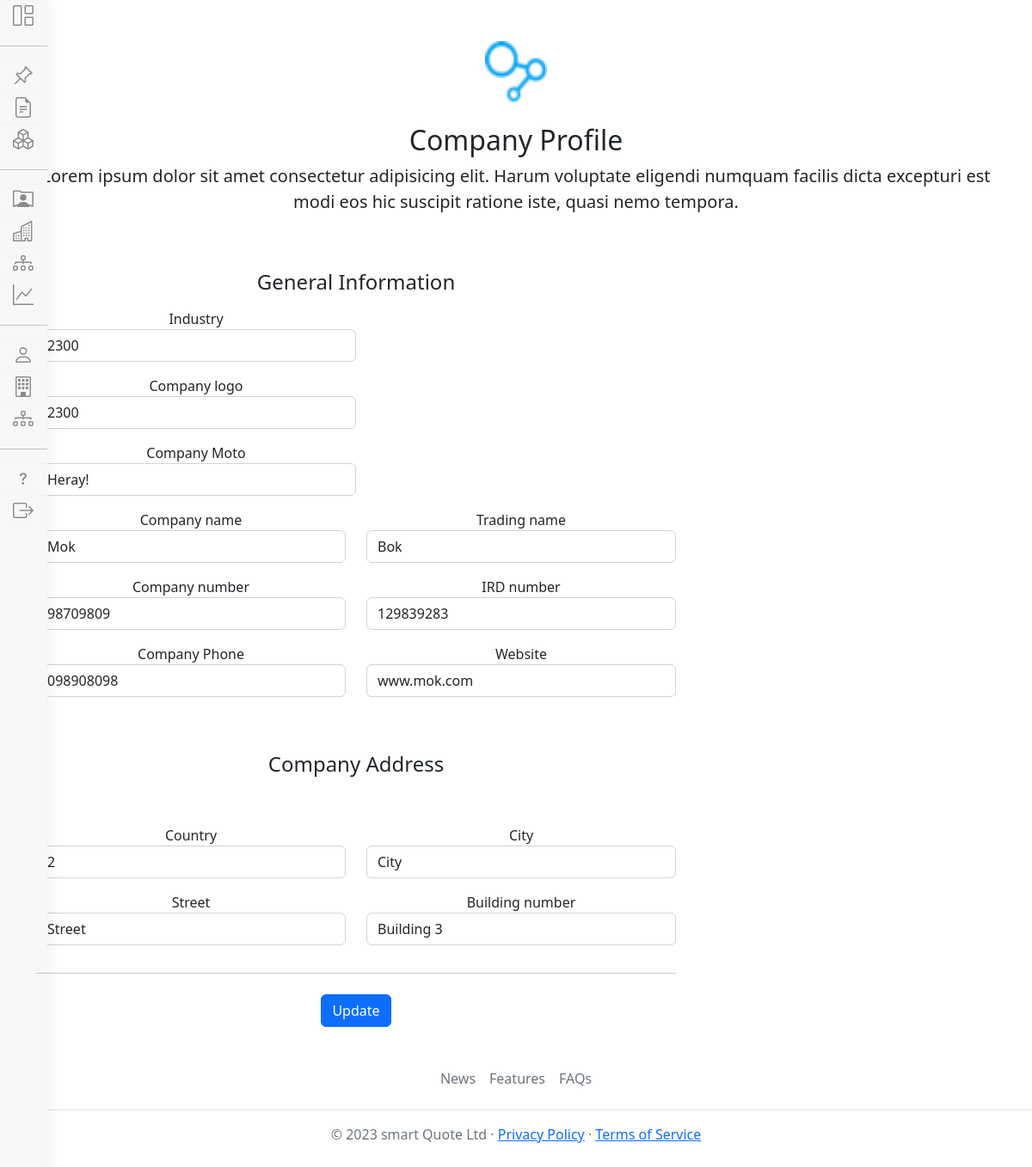
The app's page /company (signed in) with its own data.
### tables this page shows
CREATE TABLE `companies` (
  `id` int NOT NULL AUTO_INCREMENT,
  `name` varchar(45) NOT NULL,
  `trading_name` varchar(128) DEFAULT NULL,
  `company_number` varchar(15) DEFAULT NULL,
  `ird_number` varchar(15) DEFAULT NULL,
  `website` varchar(64) DEFAULT NULL,
  `email` varchar(64) DEFAULT NULL,
  `phone` varchar(45) DEFAULT NULL,
  `industry_id` varchar(4) NOT NULL,
  `address_country_id` int DEFAULT NULL,
  `address_city` varchar(45) DEFAULT NULL,
  `address_street` varchar(45) DEFAULT NULL,
  `address_building` varchar(45) DEFAULT NULL,
  `address_zip` varchar(12) DEFAULT NULL,
  `logo` varchar(255) DEFAULT NULL,
  `motto` text(255) DEFAULT NULL,
  `description` text(255) DEFAULT NULL,
  `creation_at` DATETIME DEFAULT CURRENT_TIMESTAMP,
  `modification_at` DATETIME ON UPDATE CURRENT_TIMESTAMP,
  PRIMARY KEY (`id`)
);

### includes/autoloader.inc.php (called while the page is built, shortened)
<?php
function autoLoader($className)
{
    $path = "classes/";
    $extansion = ".class.php";
    $fullPath = $path . $className . $extansion;
}

### classes/Database.class.php (called while the page is built)
<?php
class Database
{
    private $host = "localhost:3306";
    private $user = "root";
    private $pwd = "password";
    private $dbname = "squote";
    protected function connect()
    {
        try {
            $dsn = 'mysql:host=' . $this->host . ';dbname=' . $this->dbname;
            $pdo = new PDO($dsn, $this->user, $this->pwd);
            $pdo->setAttribute(PDO::ATTR_DEFAULT_FETCH_MODE, PDO::FETCH_OBJ);
            return $pdo;
        } catch (PDOException $e) {
            throw new Exception($e->getMessage());
            die();
        }
    }
}

### classes/Users.class.php (called while the page is built, shortened)
<?php
class Users extends Database
{
    protected function userProfile($id)
    {
        $sql = "SELECT * FROM users WHERE id = ?";
        $stmt = $this->connect()->prepare($sql);
        if (!$stmt->execute(array($id))) {
            $stmt = null;
            header("location: ../index.php?error=usernotfound");
            exit();
        }
        $user = $stmt->fetch();
        return $user;
    }
}

### classes/UsersView.class.php (called while the page is built, shortened)
<?php
class UsersView extends Users
{
    public function getUserProfile($id)
    {
        return $this->userProfile($id);
    }
}

### classes/Companies.class.php (called while the page is built, shortened)
<?php
class Companies extends Database
{
    protected function get($id)
    {
        $sql = "SELECT * FROM companies WHERE id = ?";
        $stmt = $this->connect()->prepare($sql);
        if (!$stmt->execute(array($id))) {
            $stmt = null;
            header("location: ../index.php?error= nocompayfound");
            exit();
        }
        $companies = $stmt->fetch();
        return $companies;
    }
}

### classes/CompaniesView.class.php (called while the page is built)
<?php
class CompaniesView extends Companies
{
    public function getCompany($id)
    {
        return $this->get($id);
    }
}

### pages/company.page.php (the view, shortened to what this page needs)
<?php
$user_data = new UsersView();
$user = $user_data->getUserProfile($_SESSION["userid"]);
$company_data = new CompaniesView();
$company = $company_data->getCompany($user->company_id);
?>
<div class="container">
    <div class="py-5 text-center">
        <img class="d-block mx-auto mb-4" src="images/logo30.png" alt="" width="72" height="72">
        <h2>Company Profile</h2>
        <p class="lead">
            Lorem ipsum dolor sit amet consectetur adipisicing elit.
            Harum voluptate eligendi numquam facilis dicta excepturi est modi
            eos hic suscipit ratione iste, quasi nemo tempora.
        </p>
    </div>
    <div class="row">
        <form action="pages/processing/company.pro.php" method="post">
            <div class="col-md-8 order-md-1">
                <h4 class="mb-3">General Information</h4>
                <div class="col-md-6 mb-3">
                    <label for="industry">Industry</label>
                    <input type="text" class="form-control" id="industry" name="industry_id" placeholder="Industry" value="<?php echo ($company->industry_id) ?>" required>
                </div>
                <div class="col-md-6 mb-3">
                    <label for="logo">Company logo</label>
                    <input type="text" class="form-control" id="logo" name="logo" placeholder="Image Logo" value="<?php echo ($company->industry_id) ?>" required>
                </div>
                <div class="col-md-6 mb-3">
                    <label for="motto">Company Moto</label>
                    <input type="text" class="form-control" id="motto" name="motto" placeholder="Company motto" value="<?php echo ($company->motto) ?>" required>
                </div>
                <div class="row">
                    <div class="col-md-6 mb-3">
                        <label for="companyName">Company name</label>
                        <input type="text" class="form-control" id="companyName" name="name" placeholder="Company name" value="<?php echo ($company->name) ?>" required>
                    </div>
                    <div class="col-md-6 mb-3">
                        <label for="tradingName">Trading name</label>
                        <input type="text" class="form-control" id="tradingName" name="trading_name" placeholder="trading name" value="<?php echo ($company->trading_name) ?>" required>
                    </div>
                </div>
                <div class="row">
                    <div class="col-md-6 mb-3">
                        <label for="companyNumber">Company number</label>
                        <input type="number" class="form-control" id="companyNumber" name="company_number" placeholder="Company number" value="<?php echo ($company->company_number) ?>" required>
                    </div>
                    <div class="col-md-6 mb-3">
                        <label for="irdNumber">IRD number</label>
                        <input type="text" class="form-control" id="irdNumber" name="ird_number" placeholder="IRD number" value="<?php echo ($company->ird_number) ?>" required>
                    </div>
                </div>
                <div class="row">
                    <div class="col-md-6 mb-3">
                        <label for="phone">Company Phone</label>
                        <input type="text" class="form-control" id="phone" name="phone" placeholder="Phone" value="<?php echo ($company->phone) ?>" required>
                    </div>
                    <div class="col-md-6 mb-3">
                        <label for="website">Website</label>
                        <input type="text" class="form-control" id="website" name="website" placeholder="Website" value="<?php echo ($company->website) ?>">
                    </div>
                </div>
                <div class="py-5 text-center">
                    <h4>Company Address</h4>
                </div>
                <div class="row">
                    <div class="col-md-6 mb-3">
                        <label for="country">Country</label>
                        <input type="text" class="form-control" id="country" name="address_country_id" placeholder="Country" value="<?php echo ($company->address_country_id) ?>" required>
                    </div>
                    <div class="col-md-6 mb-3">
                        <label for="city">City</label>
                        <input type="text" class="form-control" id="city" name="address_city" placeholder="City" value="<?php echo ($company->address_city) ?>">
                    </div>
                </div>
                <div class="row">
                    <div class="col-md-6 mb-3">
                        <label for="street">Street</label>
                        <input type="text" class="form-control" id="street" name="address_street" placeholder="Street" value="<?php echo ($company->address_street) ?>" required>
                    </div>
                    <div class="col-md-6 mb-3">
                        <label for="building">Building number</label>
                        <input type="text" class="form-control" id="building" name="address_building" placeholder="Building" value="<?php echo ($company->address_building) ?>">
                    </div>
                </div>
                <hr class="mb-4">
                <button type="submit" name="submit" class="btn btn-primary btn-block">Update</button>
        </form>
    </div>
</div>
                                                                                                            </div>

### index.php (shortened to what this page needs)
<?php
include 'includes/autoloader.inc.php';
$current_path = "http://$_SERVER[HTTP_HOST]$_SERVER[REQUEST_URI]";
$nav = new Navigation($current_path);
?>
<!DOCTYPE html>
<html lang="en">
<head>
  <link rel="stylesheet" href="assets/dist/css/bootstrap.min.css">
  <link rel="stylesheet" href="style/app.css">
</head>
<body>
  <?php
  if (isset($_SESSION["userid"])) {
    include 'includes/sidebar.inc.php';
  } else {
    include 'includes/navigation.inc.php';
  }
  ?>
  <div class="page-content">
    <?php include $nav->page; ?>
  <div class="footer">
    <?php include 'includes/footer.inc.php'; ?>
  </div>
</body>
</html>

### includes/sidebar.inc.php (shortened to what this page needs)
<div class="container-fluid">
    <nav class="main-menu navbar-fixed-left">
        <div class="sidebar-sticky">
            <ul>
                <li>
                    <a href="dashboard">
                        <i class="bi bi-grid-1x2 menu-icon"></i>
                    </a>
                </li>
                <hr>
                <li>
                    <a href="tasks">
                        <i class="bi bi-pin-angle menu-icon"></i>
                    </a>
                </li>
                <li>
                    <a href="quotes">
                        <i class="bi bi-file-earmark-text menu-icon"></i>
                    </a>
                </li>
                <li>
                    <a href="projects">
                        <i class="bi bi-boxes menu-icon"></i>
                    </a>
                </li>
                <hr>
                <li>
                    <a href="contacts">
                        <i class="bi bi-person-rolodex menu-icon"></i>
                    </a>
                </li>
                <li>
                    <a href="companies">
                        <i class="bi bi-buildings menu-icon"></i>
                    </a>
                </li>
                <li>
                    <a href="products">
                        <i class="bi bi-diagram-3 menu-icon"></i>
                    </a>
                </li>
                <li>
                    <a href="statistics">
                        <i class="bi bi-graph-up menu-icon"></i>
                    </a>
                </li>
            </ul>
            <hr>
            <ul>
                <li>
                    <a href="profile">
                        <i class="bi bi-person menu-icon"></i>
                    </a>
                </li>
                <li>
                    <a href="company">
                        <i class="bi bi-building menu-icon"></i>
                    </a>
                </li>
                <li>
                    <a href="product">
                        <i class="bi bi-diagram-3 menu-icon"></i>
                    </a>
                </li>
                <hr>
                <li >
                    <a href="help">
                        <i class="bi bi-question menu-icon"></i>
                    </a>
                </li>
                <li>
                    <a href="logout">
                        <i class="bi bi-box-arrow-right menu-icon"></i>
                    </a>
                </li>
            </ul>
        </div>
    </nav>
</div>

### includes/footer.inc.php (shortened to what this page needs)
<footer class="py-3 my-4">
    <ul class="nav justify-content-center border-bottom pb-3 mb-3">
        <li class="nav-item"><a href="news" class="nav-link px-2 text-muted">News</a></li>
        <li class="nav-item"><a href="features" class="nav-link px-2 text-muted">Features</a></li>
        <li class="nav-item"><a href="faq" class="nav-link px-2 text-muted">FAQs</a></li>
    </ul>
    <p class="text-center text-muted">&copy; 2023 smart Quote Ltd &middot; <a href="privacy">Privacy Policy</a> &middot; <a href="terms">Terms of Service</a></p>
</footer>

### style/main.css (style rules this page uses)
body { --color-primary: #0d6efd; --color-primary-dark: #0d6efd; --color-secondary: #5f5f5f; --color-error: #cc3333; --color-success: #4bb544; --border-radius: 4px; --btn-color: #0d6efd; --menu-selection: #0d6efd; }
.bi { vertical-align: -.125em; fill: currentColor; }

### style/sidebar.css (style rules this page uses)
.navbar-fixed-left { position: relative; position: -webkit-sticky; position: sticky; top: 0; }
.main-menu { background: #F7F7F7; position: absolute; top: 0; bottom: 0; height: 100%; left: 0; width: 55px; overflow: hidden; -webkit-transition: width .2s linear; transition: width .2s linear; -webkit-transform: translateZ(0) scale(1, 1); box-shadow: 1px 0 15px rgba(0, 0, 0, 0.07); opacity: 1; }
.main-menu li { position: relative; display: block; width: 250px; }
.main-menu li>a { position: relative; width: 255px; display: table; border-collapse: collapse; border-spacing: 0; color: #8a8a8a; font-size: 13px; text-decoration: none; -webkit-transform: translateZ(0) scale(1, 1); -webkit-transition: all .14s linear; transition: all .14s linear; font-family: 'Strait', sans-serif; border-top: 1px solid #f2f2f2; text-shadow: 1px 1px 1px #fff; }
nav { -webkit-user-select: none; -moz-user-select: none; -ms-user-select: none; -o-user-select: none; user-select: none; }
nav ul, nav li { outline: 0; margin: 0; padding: 0; text-transform: uppercase; }
.menu-icon { font-size: 1.5rem; padding-left: 15px; }

### style/page.css (style rules this page uses)
.page-content { display: flex; width: 100%; min-height: 85vh; justify-content: center; align-items: center; text-align: center; margin: 0 auto; }

### style/footer.css (style rules this page uses)
.footer { display: block; width: 100%; }

### records on screen
companies: industry_id "2300", logo "2300", motto "Heray!", name "Mok", trading_name "Bok", company_number "98709809", ird_number "129839283", phone "098908098", website "www.mok.com", address_country_id "2", address_city "City", address_street "Street", address_building "Building 3"
